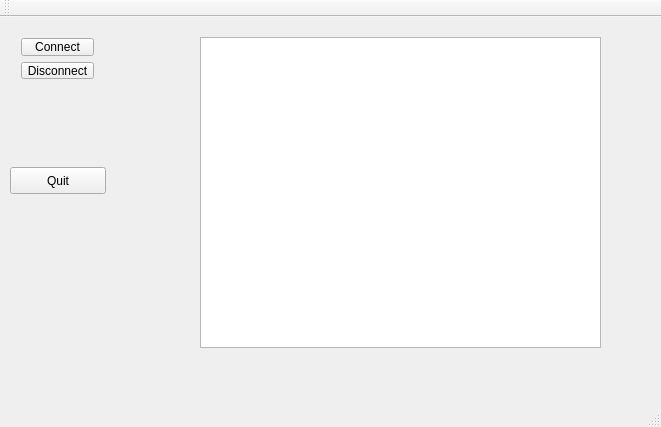
<?xml version="1.0" encoding="UTF-8"?>
<ui version="4.0">
 <class>Notepad</class>
 <widget class="QMainWindow" name="Notepad">
  <property name="geometry">
   <rect>
    <x>0</x>
    <y>0</y>
    <width>661</width>
    <height>427</height>
   </rect>
  </property>
  <property name="windowTitle">
   <string>Notepad</string>
  </property>
  <widget class="QWidget" name="centralWidget">
   <widget class="QTextBrowser" name="textBox">
    <property name="geometry">
     <rect>
      <x>200</x>
      <y>20</y>
      <width>401</width>
      <height>311</height>
     </rect>
    </property>
   </widget>
   <widget class="QPushButton" name="button_Quit">
    <property name="geometry">
     <rect>
      <x>10</x>
      <y>150</y>
      <width>96</width>
      <height>27</height>
     </rect>
    </property>
    <property name="text">
     <string>Quit</string>
    </property>
   </widget>
   <widget class="QWidget" name="layoutWidget">
    <property name="geometry">
     <rect>
      <x>10</x>
      <y>10</y>
      <width>95</width>
      <height>63</height>
     </rect>
    </property>
    <layout class="QVBoxLayout" name="verticalLayout">
     <item>
      <widget class="QPushButton" name="button_Connect">
       <property name="text">
        <string>Connect</string>
       </property>
      </widget>
     </item>
     <item>
      <widget class="QPushButton" name="button_Disconnect">
       <property name="text">
        <string>Disconnect</string>
       </property>
      </widget>
     </item>
    </layout>
   </widget>
  </widget>
  <widget class="QMenuBar" name="menuBar">
   <property name="geometry">
    <rect>
     <x>0</x>
     <y>0</y>
     <width>661</width>
     <height>23</height>
    </rect>
   </property>
  </widget>
  <widget class="QToolBar" name="mainToolBar">
   <attribute name="toolBarArea">
    <enum>TopToolBarArea</enum>
   </attribute>
   <attribute name="toolBarBreak">
    <bool>false</bool>
   </attribute>
  </widget>
  <widget class="QStatusBar" name="statusBar"/>
 </widget>
 <layoutdefault spacing="6" margin="11"/>
 <resources/>
 <connections/>
</ui>
